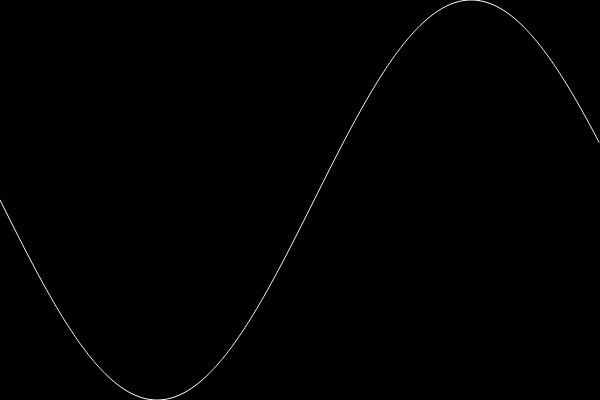
Frame 1 (no input)
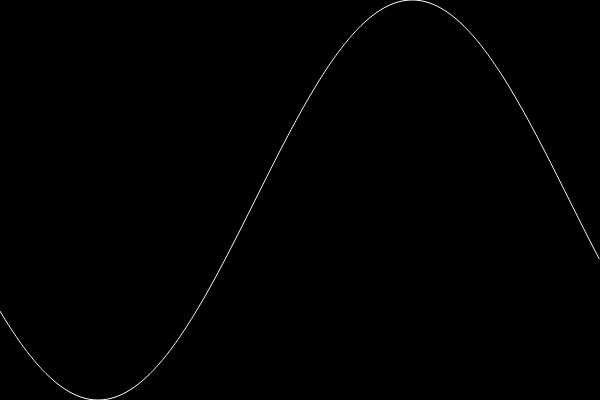
Frame 60 (no input)
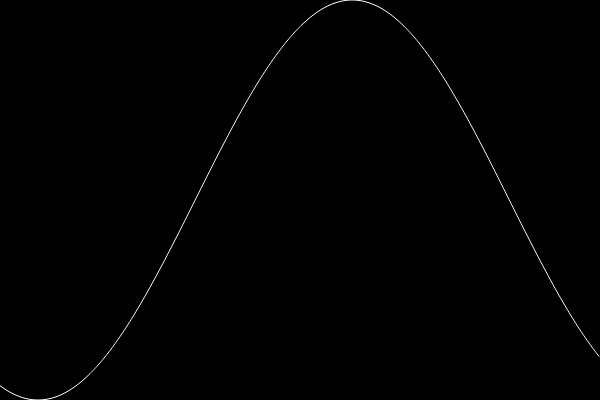
Frame 120 (the mouse pressed at the canvas centre since frame 60)

The p5.js sketch that drew these frames (run headless with seeded random() and noise() and a simulated clock; from frame 60 on, the mouse is pressed at the canvas centre):

// p5.js sketch
// ── sketch.js
// 噪音使用
// Video: https://www.youtube.com/watch?v=y7sgcFhk6ZM&list=PLRqwX-V7Uu6bgPNQAdxQZpJuJCjeOr7VD&index=3

let inc = 0.01;
let start = 0;

function setup() {
  createCanvas(600, 400);
}

function draw() {
  background(0);
  let yoff = start;
  stroke(255);
  noFill();
  beginShape();
  for (let x = 0; x < width; x++) {
    // let y = random(height);
    // let y = noise(yoff) * height;
    let y = height / 2 + sin(yoff) * height / 2
    vertex(x, y);
    yoff += inc;
  }
  endShape();
  start += inc;
}
